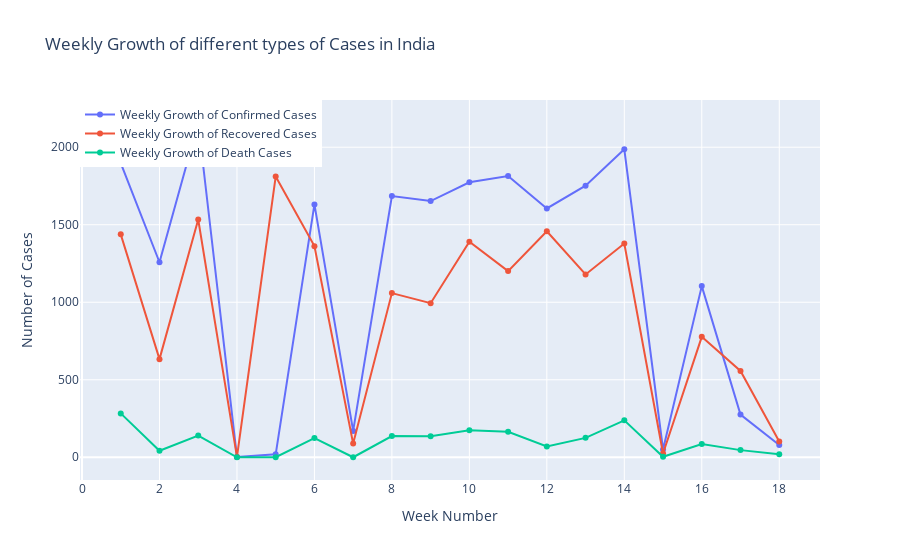

Notebook cell for this chart:
### Code cell
datewise["WeekOfYear"]=datewise.index.weekofyear

week_num=[]
weekwise_confirmed=[]
weekwise_recovered=[]
weekwise_deaths=[]
w=1
for i in list(datewise["WeekOfYear"].unique()):
    weekwise_confirmed.append(datewise[datewise["WeekOfYear"]==i]["Confirmed"].iloc[-1])
    weekwise_recovered.append(datewise[datewise["WeekOfYear"]==i]["Recovered"].iloc[-1])
    weekwise_deaths.append(datewise[datewise["WeekOfYear"]==i]["Deaths"].iloc[-1])
    week_num.append(w)
    w=w+1

fig=go.Figure()
fig.add_trace(go.Scatter(x=week_num, y=weekwise_confirmed,
                    mode='lines+markers',
                    name='Weekly Growth of Confirmed Cases'))
fig.add_trace(go.Scatter(x=week_num, y=weekwise_recovered,
                    mode='lines+markers',
                    name='Weekly Growth of Recovered Cases'))
fig.add_trace(go.Scatter(x=week_num, y=weekwise_deaths,
                    mode='lines+markers',
                    name='Weekly Growth of Death Cases'))
fig.update_layout(title="Weekly Growth of different types of Cases in India",
                 xaxis_title="Week Number",yaxis_title="Number of Cases",legend=dict(x=0,y=1,traceorder="normal"))
fig.show()

### Figure 1 — Plotly figure (JSON) as saved in the notebook; plotly's stock layout.template omitted (floating-point values rounded to 4 significant figures)
{"data": [{"mode": "lines+markers", "name": "Weekly Growth of Confirmed Cases", "type": "scatter", "x": [1, 2, 3, 4, 5, 6, 7, 8, 9, 10, 11, 12, 13, 14, 15, 16, 17, 18], "y": [1897, 1258, 2158, 2, 19, 1631, 170, 1685, 1653, 1774, 1814, 1605, 1752, 1987, 50, 1104, 275, 79]}, {"mode": "lines+markers", "name": "Weekly Growth of Recovered Cases", "type": "scatter", "x": [1, 2, 3, 4, 5, 6, 7, 8, 9, 10, 11, 12, 13, 14, 15, 16, 17, 18], "y": [1438, 633, 1534, 2, 1811, 1362, 88, 1059, 994, 1390, 1201, 1458, 1179, 1379, 24, 777, 557, 102]}, {"mode": "lines+markers", "name": "Weekly Growth of Death Cases", "type": "scatter", "x": [1, 2, 3, 4, 5, 6, 7, 8, 9, 10, 11, 12, 13, 14, 15, 16, 17, 18], "y": [283, 42, 140, 0, 0, 124, 0, 137, 135, 174, 164, 69, 125, 238, 3, 85, 46, 19]}], "layout": {"legend": {"traceorder": "normal", "x": 0, "y": 1}, "title": {"text": "Weekly Growth of different types of Cases in India"}, "xaxis": {"title": {"text": "Week Number"}}, "yaxis": {"title": {"text": "Number of Cases"}}}}
